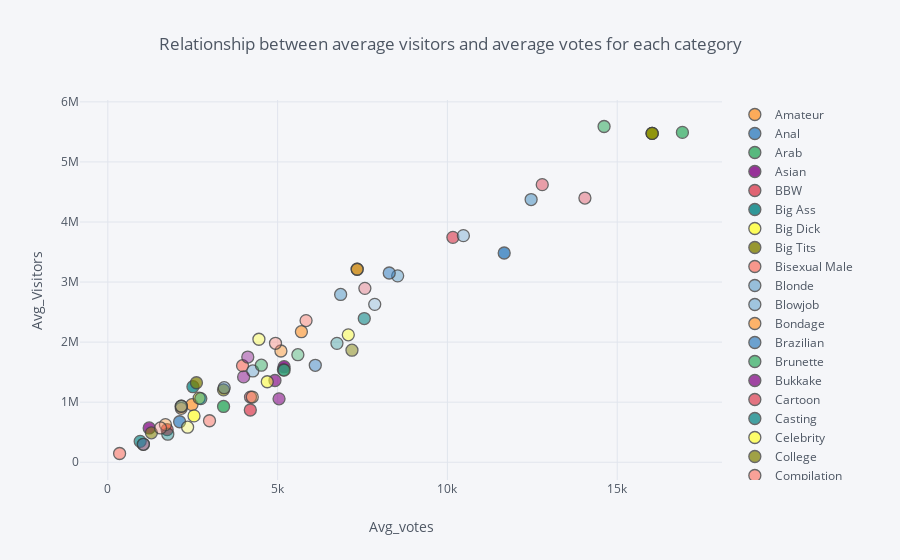

Notebook code for this chart:
### Markdown cell above
Podemos ver que la gran mayoria de categorias están valoradas entre 79 y 80 sobre 100. Ademas ninguna menos de 69/100 ni más de 82/100. Esto nos permite ver que la valoración media de los videos de las categorias no es un factor muy determinante porque la mayoría tienen valoraciones muy similares.

### Code cell
#Ahora miramos la relacion entre  AVG. Votes y AVG. Visitors mediante un scatter plot:

results_group = results_df.groupby('Category', as_index=False).agg({'Avg_votes':'mean','Avg_Visitors':'mean'})

results_group.iplot(x='Avg_votes', y='Avg_Visitors', xTitle='Avg_votes', yTitle='Avg_Visitors', categories='Category',
           title='Relationship between average visitors and average votes for each category')

### Figure 1 — Plotly figure (JSON) as saved in the notebook; plotly's stock layout.template omitted (floating-point values rounded to 4 significant figures)
{"data": [{"marker": {"color": "rgba(255, 153, 51, 1.0)", "line": {"width": 1.3}, "opacity": 0.8, "size": 12, "symbol": "circle"}, "mode": "markers", "name": "Amateur", "textfont": {"color": "#4D5663"}, "type": "scatter", "uid": "288099a4-4e10-4314-91a5-611017eb5953", "x": [7343.0], "y": [3213000.0]}, {"marker": {"color": "rgba(55, 128, 191, 1.0)", "line": {"width": 1.3}, "opacity": 0.8, "size": 12, "symbol": "circle"}, "mode": "markers", "name": "Anal", "textfont": {"color": "#4D5663"}, "type": "scatter", "uid": "e5e335c1-e2db-4545-96ee-53e98195dcfb", "x": [11670.0], "y": [3484000.0]}, {"marker": {"color": "rgba(50, 171, 96, 1.0)", "line": {"width": 1.3}, "opacity": 0.8, "size": 12, "symbol": "circle"}, "mode": "markers", "name": "Arab", "textfont": {"color": "#4D5663"}, "type": "scatter", "uid": "4820af1f-2209-4005-b1be-a4b14fa8ef32", "x": [3409.0], "y": [928700.0]}, {"marker": {"color": "rgba(128, 0, 128, 1.0)", "line": {"width": 1.3}, "opacity": 0.8, "size": 12, "symbol": "circle"}, "mode": "markers", "name": "Asian", "textfont": {"color": "#4D5663"}, "type": "scatter", "uid": "74ab32b5-780f-45dc-bf34-a9b0c265ff41", "x": [5191.0], "y": [1590000.0]}, {"marker": {"color": "rgba(219, 64, 82, 1.0)", "line": {"width": 1.3}, "opacity": 0.8, "size": 12, "symbol": "circle"}, "mode": "markers", "name": "BBW", "textfont": {"color": "#4D5663"}, "type": "scatter", "uid": "63858d1d-8b5c-4295-bdda-eafaff8090bd", "x": [1748.0], "y": [542500.0]}, {"marker": {"color": "rgba(0, 128, 128, 1.0)", "line": {"width": 1.3}, "opacity": 0.8, "size": 12, "symbol": "circle"}, "mode": "markers", "name": "Big Ass", "textfont": {"color": "#4D5663"}, "type": "scatter", "uid": "bcf0fee4-e361-4c1d-9d9c-612ea687683d", "x": [16030.0], "y": [5475000.0]}, {"marker": {"color": "rgba(255, 255, 51, 1.0)", "line": {"width": 1.3}, "opacity": 0.8, "size": 12, "symbol": "circle"}, "mode": "markers", "name": "Big Dick", "textfont": {"color": "#4D5663"}, "type": "scatter", "uid": "9fbdb28c-f5a8-4107-acdb-e0a44ab2fdee", "x": [16030.0], "y": [5475000.0]}, {"marker": {"color": "rgba(128, 128, 0, 1.0)", "line": {"width": 1.3}, "opacity": 0.8, "size": 12, "symbol": "circle"}, "mode": "markers", "name": "Big Tits", "textfont": {"color": "#4D5663"}, "type": "scatter", "uid": "8aa2d407-c8fd-4ff1-8193-24c5c41a35a2", "x": [16030.0], "y": [5475000.0]}, {"marker": {"color": "rgba(251, 128, 114, 1.0)", "line": {"width": 1.3}, "opacity": 0.8, "size": 12, "symbol": "circle"}, "mode": "markers", "name": "Bisexual Male", "textfont": {"color": "#4D5663"}, "type": "scatter", "uid": "aa50187f-b6f9-4957-a42e-d73129c0cbe2", "x": [1047.0], "y": [298600.0]}, {"marker": {"color": "rgba(128, 177, 211, 1.0)", "line": {"width": 1.3}, "opacity": 0.8, "size": 12, "symbol": "circle"}, "mode": "markers", "name": "Blonde", "textfont": {"color": "#4D5663"}, "type": "scatter", "uid": "2e741c56-babc-4aeb-93d6-4dcda8385573", "x": [12460.0], "y": [4374000.0]}, {"marker": {"color": "rgba(128, 177, 211, 0.8999999999999999)", "line": {"width": 1.3}, "opacity": 0.8, "size": 12, "symbol": "circle"}, "mode": "markers", "name": "Blowjob", "textfont": {"color": "#4D5663"}, "type": "scatter", "uid": "a268e56c-618b-40a5-b8a1-651032dd57f0", "x": [6856.0], "y": [2794000.0]}, {"marker": {"color": "rgba(255, 153, 51, 0.8999999999999999)", "line": {"width": 1.3}, "opacity": 0.8, "size": 12, "symbol": "circle"}, "mode": "markers", "name": "Bondage", "textfont": {"color": "#4D5663"}, "type": "scatter", "uid": "bfdd06fb-4fb1-4191-9346-1e3c845dae96", "x": [2479.0], "y": [959100.0]}, {"marker": {"color": "rgba(55, 128, 191, 0.8999999999999999)", "line": {"width": 1.3}, "opacity": 0.8, "size": 12, "symbol": "circle"}, "mode": "markers", "name": "Brazilian", "textfont": {"color": "#4D5663"}, "type": "scatter", "uid": "e7ce7c87-9265-4766-a50d-ef496103fba4", "x": [2115.0], "y": [674300.0]}, {"marker": {"color": "rgba(50, 171, 96, 0.8999999999999999)", "line": {"width": 1.3}, "opacity": 0.8, "size": 12, "symbol": "circle"}, "mode": "markers", "name": "Brunette", "textfont": {"color": "#4D5663"}, "type": "scatter", "uid": "149274fb-c28f-434a-96a9-cc85f39835ff", "x": [16920.0], "y": [5492000.0]}, {"marker": {"color": "rgba(128, 0, 128, 0.8999999999999999)", "line": {"width": 1.3}, "opacity": 0.8, "size": 12, "symbol": "circle"}, "mode": "markers", "name": "Bukkake", "textfont": {"color": "#4D5663"}, "type": "scatter", "uid": "7c96d3e6-d1ec-4e94-87fc-ad10fdfed23d", "x": [1218.0], "y": [570400.0]}, {"marker": {"color": "rgba(219, 64, 82, 0.8999999999999999)", "line": {"width": 1.3}, "opacity": 0.8, "size": 12, "symbol": "circle"}, "mode": "markers", "name": "Cartoon", "textfont": {"color": "#4D5663"}, "type": "scatter", "uid": "445a111a-ebc6-4087-ba26-218628a319cd", "x": [4196.0], "y": [869700.0]}, {"marker": {"color": "rgba(0, 128, 128, 0.8999999999999999)", "line": {"width": 1.3}, "opacity": 0.8, "size": 12, "symbol": "circle"}, "mode": "markers", "name": "Casting", "textfont": {"color": "#4D5663"}, "type": "scatter", "uid": "533421f0-9150-4b79-bb61-bc7d9c97a7da", "x": [2507.0], "y": [1258000.0]}, {"marker": {"color": "rgba(255, 255, 51, 0.8999999999999999)", "line": {"width": 1.3}, "opacity": 0.8, "size": 12, "symbol": "circle"}, "mode": "markers", "name": "Celebrity", "textfont": {"color": "#4D5663"}, "type": "scatter", "uid": "8e2e3f08-cb72-42e0-92ec-b66494acc1c6", "x": [2539.0], "y": [771300.0]}, {"marker": {"color": "rgba(128, 128, 0, 0.8999999999999999)", "line": {"width": 1.3}, "opacity": 0.8, "size": 12, "symbol": "circle"}, "mode": "markers", "name": "College", "textfont": {"color": "#4D5663"}, "type": "scatter", "uid": "33b18918-0423-40da-bce1-b3b4facb19b4", "x": [2610.0], "y": [1324000.0]}, {"marker": {"color": "rgba(251, 128, 114, 0.8999999999999999)", "line": {"width": 1.3}, "opacity": 0.8, "size": 12, "symbol": "circle"}, "mode": "markers", "name": "Compilation", "textfont": {"color": "#4D5663"}, "type": "scatter", "uid": "5280d690-0e87-4360-ab50-7e9158940587", "x": [3968.0], "y": [1608000.0]}, {"marker": {"color": "rgba(251, 128, 114, 0.7999999999999998)", "line": {"width": 1.3}, "opacity": 0.8, "size": 12, "symbol": "circle"}, "mode": "markers", "name": "Cosplay", "textfont": {"color": "#4D5663"}, "type": "scatter", "uid": "74a853e3-f824-4f75-8f7b-44ef078a978e", "x": [347.4], "y": [145300.0]}, {"marker": {"color": "rgba(128, 177, 211, 0.7999999999999998)", "line": {"width": 1.3}, "opacity": 0.8, "size": 12, "symbol": "circle"}, "mode": "markers", "name": "Creampie", "textfont": {"color": "#4D5663"}, "type": "scatter", "uid": "38799631-6476-428e-a3ac-560c4225959a", "x": [8535.0], "y": [3103000.0]}, {"marker": {"color": "rgba(255, 153, 51, 0.7999999999999998)", "line": {"width": 1.3}, "opacity": 0.8, "size": 12, "symbol": "circle"}, "mode": "markers", "name": "Cumshot", "textfont": {"color": "#4D5663"}, "type": "scatter", "uid": "d264faad-089b-4ae9-abdd-6a9d827c8a51", "x": [5700.0], "y": [2174000.0]}, {"marker": {"color": "rgba(55, 128, 191, 0.7999999999999998)", "line": {"width": 1.3}, "opacity": 0.8, "size": 12, "symbol": "circle"}, "mode": "markers", "name": "Double Penetration", "textfont": {"color": "#4D5663"}, "type": "scatter", "uid": "9e982af9-455e-4691-9f29-11736dfe10e5", "x": [5170.0], "y": [1539000.0]}, {"marker": {"color": "rgba(50, 171, 96, 0.7999999999999998)", "line": {"width": 1.3}, "opacity": 0.8, "size": 12, "symbol": "circle"}, "mode": "markers", "name": "Ebony", "textfont": {"color": "#4D5663"}, "type": "scatter", "uid": "535d5ad6-f193-4756-a74d-9cdf88b9f38b", "x": [5193.0], "y": [1534000.0]}, {"marker": {"color": "rgba(128, 0, 128, 0.7999999999999998)", "line": {"width": 1.3}, "opacity": 0.8, "size": 12, "symbol": "circle"}, "mode": "markers", "name": "European", "textfont": {"color": "#4D5663"}, "type": "scatter", "uid": "3b7cb316-bacd-4e13-9f74-e2da005eb9ed", "x": [4922.0], "y": [1361000.0]}, {"marker": {"color": "rgba(219, 64, 82, 0.7999999999999998)", "line": {"width": 1.3}, "opacity": 0.8, "size": 12, "symbol": "circle"}, "mode": "markers", "name": "Facials", "textfont": {"color": "#4D5663"}, "type": "scatter", "uid": "93acdb7f-7a82-4919-aa3d-d4c30588e995", "x": [10160.0], "y": [3744000.0]}, {"marker": {"color": "rgba(0, 128, 128, 0.7999999999999998)", "line": {"width": 1.3}, "opacity": 0.8, "size": 12, "symbol": "circle"}, "mode": "markers", "name": "Feet", "textfont": {"color": "#4D5663"}, "type": "scatter", "uid": "3222b7ff-c85f-431c-8657-0de01f27eab9", "x": [953.5], "y": [347600.0]}, {"marker": {"color": "rgba(255, 255, 51, 0.7999999999999998)", "line": {"width": 1.3}, "opacity": 0.8, "size": 12, "symbol": "circle"}, "mode": "markers", "name": "Female Orgasm", "textfont": {"color": "#4D5663"}, "type": "scatter", "uid": "74933b4c-35e2-473a-b04e-5b6e4e6782a4", "x": [2691.0], "y": [1068000.0]}, {"marker": {"color": "rgba(128, 128, 0, 0.7999999999999998)", "line": {"width": 1.3}, "opacity": 0.8, "size": 12, "symbol": "circle"}, "mode": "markers", "name": "Fetish", "textfont": {"color": "#4D5663"}, "type": "scatter", "uid": "34a8eccf-ce55-4d42-ba71-7280b5c8a411", "x": [3407.0], "y": [1205000.0]}, {"marker": {"color": "rgba(128, 128, 0, 0.7)", "line": {"width": 1.3}, "opacity": 0.8, "size": 12, "symbol": "circle"}, "mode": "markers", "name": "French", "textfont": {"color": "#4D5663"}, "type": "scatter", "uid": "2f67f3f8-ada1-4d84-883e-73776aecd6a2", "x": [1284.0], "y": [489300.0]}, {"marker": {"color": "rgba(251, 128, 114, 0.7)", "line": {"width": 1.3}, "opacity": 0.8, "size": 12, "symbol": "circle"}, "mode": "markers", "name": "Funny", "textfont": {"color": "#4D5663"}, "type": "scatter", "uid": "9cb5ed05-73ab-4156-82d9-79e8338f2374", "x": [2995.0], "y": [691000.0]}, {"marker": {"color": "rgba(128, 177, 211, 0.7)", "line": {"width": 1.3}, "opacity": 0.8, "size": 12, "symbol": "circle"}, "mode": "markers", "name": "Gangbang", "textfont": {"color": "#4D5663"}, "type": "scatter", "uid": "c785ec8a-98d3-43c9-a035-4574afaf0528", "x": [4270.0], "y": [1520000.0]}, {"marker": {"color": "rgba(255, 153, 51, 0.7)", "line": {"width": 1.3}, "opacity": 0.8, "size": 12, "symbol": "circle"}, "mode": "markers", "name": "German", "textfont": {"color": "#4D5663"}, "type": "scatter", "uid": "517e250d-4683-4283-9ded-6cd2b355deea", "x": [2163.0], "y": [898000.0]}, {"marker": {"color": "rgba(55, 128, 191, 0.7)", "line": {"width": 1.3}, "opacity": 0.8, "size": 12, "symbol": "circle"}, "mode": "markers", "name": "Group", "textfont": {"color": "#4D5663"}, "type": "scatter", "uid": "e4bf5976-e0c9-4986-b1f3-dd25d98741a9", "x": [8287.0], "y": [3151000.0]}, {"marker": {"color": "rgba(50, 171, 96, 0.7)", "line": {"width": 1.3}, "opacity": 0.8, "size": 12, "symbol": "circle"}, "mode": "markers", "name": "HD", "textfont": {"color": "#4D5663"}, "type": "scatter", "uid": "46bed4e6-d716-4307-8f0f-a506a44814cc", "x": [14610.0], "y": [5590000.0]}, {"marker": {"color": "rgba(128, 0, 128, 0.7)", "line": {"width": 1.3}, "opacity": 0.8, "size": 12, "symbol": "circle"}, "mode": "markers", "name": "Hentai", "textfont": {"color": "#4D5663"}, "type": "scatter", "uid": "8e45b188-3bfd-44f3-b3c1-635bdf6ee0ae", "x": [5042.0], "y": [1056000.0]}, {"marker": {"color": "rgba(219, 64, 82, 0.7)", "line": {"width": 1.3}, "opacity": 0.8, "size": 12, "symbol": "circle"}, "mode": "markers", "name": "Indian", "textfont": {"color": "#4D5663"}, "type": "scatter", "uid": "9c56eee9-2846-41d0-9d38-c16c61e5ff30", "x": [4202.0], "y": [1085000.0]}, {"marker": {"color": "rgba(0, 128, 128, 0.7)", "line": {"width": 1.3}, "opacity": 0.8, "size": 12, "symbol": "circle"}, "mode": "markers", "name": "Interracial", "textfont": {"color": "#4D5663"}, "type": "scatter", "uid": "9d04f940-2b41-4005-92ae-a045fe61a374", "x": [7552.0], "y": [2393000.0]}, {"marker": {"color": "rgba(255, 255, 51, 0.7)", "line": {"width": 1.3}, "opacity": 0.8, "size": 12, "symbol": "circle"}, "mode": "markers", "name": "Japanese", "textfont": {"color": "#4D5663"}, "type": "scatter", "uid": "56389b0e-985f-4a26-ac40-8a2c80705f00", "x": [4696.0], "y": [1340000.0]}, {"marker": {"color": "rgba(255, 255, 51, 0.5999999999999999)", "line": {"width": 1.3}, "opacity": 0.8, "size": 12, "symbol": "circle"}, "mode": "markers", "name": "Latina", "textfont": {"color": "#4D5663"}, "type": "scatter", "uid": "312d7ff3-d4f8-48ef-a2cb-c71d25acb32a", "x": [7082.0], "y": [2121000.0]}, {"marker": {"color": "rgba(128, 128, 0, 0.5999999999999999)", "line": {"width": 1.3}, "opacity": 0.8, "size": 12, "symbol": "circle"}, "mode": "markers", "name": "Lesbian", "textfont": {"color": "#4D5663"}, "type": "scatter", "uid": "eb1418d3-e560-450c-a0f7-e7ea65bedf36", "x": [7190.0], "y": [1865000.0]}, {"marker": {"color": "rgba(251, 128, 114, 0.5999999999999999)", "line": {"width": 1.3}, "opacity": 0.8, "size": 12, "symbol": "circle"}, "mode": "markers", "name": "Lingerie", "textfont": {"color": "#4D5663"}, "type": "scatter", "uid": "1479d1c4-f622-4daa-829a-06f24b833dfb", "x": [5838.0], "y": [2359000.0]}, {"marker": {"color": "rgba(128, 177, 211, 0.5999999999999999)", "line": {"width": 1.3}, "opacity": 0.8, "size": 12, "symbol": "circle"}, "mode": "markers", "name": "MILF", "textfont": {"color": "#4D5663"}, "type": "scatter", "uid": "7fd67249-66a5-46fa-80ee-06c3100cac37", "x": [10470.0], "y": [3773000.0]}, {"marker": {"color": "rgba(255, 153, 51, 0.5999999999999999)", "line": {"width": 1.3}, "opacity": 0.8, "size": 12, "symbol": "circle"}, "mode": "markers", "name": "Massage", "textfont": {"color": "#4D5663"}, "type": "scatter", "uid": "bc078314-9d0c-4743-be0a-7f46c82557e1", "x": [5098.0], "y": [1852000.0]}, {"marker": {"color": "rgba(55, 128, 191, 0.5999999999999999)", "line": {"width": 1.3}, "opacity": 0.8, "size": 12, "symbol": "circle"}, "mode": "markers", "name": "Masturbation", "textfont": {"color": "#4D5663"}, "type": "scatter", "uid": "ebe74536-98f8-48c9-bf49-a9eed32edf34", "x": [6109.0], "y": [1614000.0]}, {"marker": {"color": "rgba(50, 171, 96, 0.5999999999999999)", "line": {"width": 1.3}, "opacity": 0.8, "size": 12, "symbol": "circle"}, "mode": "markers", "name": "Mature", "textfont": {"color": "#4D5663"}, "type": "scatter", "uid": "06475d34-fa16-4ef1-b396-f9b0d8b0a3c7", "x": [4522.0], "y": [1615000.0]}, {"marker": {"color": "rgba(128, 0, 128, 0.5999999999999999)", "line": {"width": 1.3}, "opacity": 0.8, "size": 12, "symbol": "circle"}, "mode": "markers", "name": "Orgy", "textfont": {"color": "#4D5663"}, "type": "scatter", "uid": "db92df05-169b-4348-94c2-4fa28eff30a8", "x": [3999.0], "y": [1421000.0]}, {"marker": {"color": "rgba(219, 64, 82, 0.5999999999999999)", "line": {"width": 1.3}, "opacity": 0.8, "size": 12, "symbol": "circle"}, "mode": "markers", "name": "POV", "textfont": {"color": "#4D5663"}, "type": "scatter", "uid": "a17425b1-8156-4443-90c7-c7651ae6ff1b", "x": [12790.0], "y": [4622000.0]}, {"marker": {"color": "rgba(0, 128, 128, 0.5999999999999999)", "line": {"width": 1.3}, "opacity": 0.8, "size": 12, "symbol": "circle"}, "mode": "markers", "name": "Party", "textfont": {"color": "#4D5663"}, "type": "scatter", "uid": "504860fd-6599-489b-83d8-bc4d74bc4b67", "x": [2739.0], "y": [1059000.0]}, {"marker": {"color": "rgba(0, 128, 128, 0.49999999999999983)", "line": {"width": 1.3}, "opacity": 0.8, "size": 12, "symbol": "circle"}, "mode": "markers", "name": "Pissing", "textfont": {"color": "#4D5663"}, "type": "scatter", "uid": "325c0a82-d93f-458c-8c33-0f59d4c3ec13", "x": [1766.0], "y": [467000.0]}, {"marker": {"color": "rgba(255, 255, 51, 0.49999999999999983)", "line": {"width": 1.3}, "opacity": 0.8, "size": 12, "symbol": "circle"}, "mode": "markers", "name": "Public", "textfont": {"color": "#4D5663"}, "type": "scatter", "uid": "654555c7-19f8-493d-9c8a-01666f99b26d", "x": [4449.0], "y": [2048000.0]}, {"marker": {"color": "rgba(128, 128, 0, 0.49999999999999983)", "line": {"width": 1.3}, "opacity": 0.8, "size": 12, "symbol": "circle"}, "mode": "markers", "name": "Reality", "textfont": {"color": "#4D5663"}, "type": "scatter", "uid": "6919e04e-103b-4af8-8d72-6be2947c3df5", "x": [2165.0], "y": [932200.0]}, {"marker": {"color": "rgba(251, 128, 114, 0.49999999999999983)", "line": {"width": 1.3}, "opacity": 0.8, "size": 12, "symbol": "circle"}, "mode": "markers", "name": "Redhead", "textfont": {"color": "#4D5663"}, "type": "scatter", "uid": "98676b6b-ef03-4336-8671-ba283bf5360e", "x": [4938.0], "y": [1981000.0]}, {"marker": {"color": "rgba(128, 177, 211, 0.49999999999999983)", "line": {"width": 1.3}, "opacity": 0.8, "size": 12, "symbol": "circle"}, "mode": "markers", "name": "Romantic", "textfont": {"color": "#4D5663"}, "type": "scatter", "uid": "6bb81dcd-557b-442a-aa74-5103dc65ac19", "x": [7860.0], "y": [2629000.0]}, {"marker": {"color": "rgba(255, 153, 51, 0.49999999999999983)", "line": {"width": 1.3}, "opacity": 0.8, "size": 12, "symbol": "circle"}, "mode": "markers", "name": "Rough", "textfont": {"color": "#4D5663"}, "type": "scatter", "uid": "344c199b-bf9d-412c-8478-bb1825047fd9", "x": [1697.0], "y": [626000.0]}, {"marker": {"color": "rgba(55, 128, 191, 0.49999999999999983)", "line": {"width": 1.3}, "opacity": 0.8, "size": 12, "symbol": "circle"}, "mode": "markers", "name": "Solo Male", "textfont": {"color": "#4D5663"}, "type": "scatter", "uid": "5233ba06-3308-435a-af43-499de5de809e", "x": [1047.0], "y": [298600.0]}, {"marker": {"color": "rgba(50, 171, 96, 0.49999999999999983)", "line": {"width": 1.3}, "opacity": 0.8, "size": 12, "symbol": "circle"}, "mode": "markers", "name": "Squirting", "textfont": {"color": "#4D5663"}, "type": "scatter", "uid": "3c64e0b3-03a2-4ef7-bb0f-349ee5c8f990", "x": [5597.0], "y": [1791000.0]}, {"marker": {"color": "rgba(128, 0, 128, 0.49999999999999983)", "line": {"width": 1.3}, "opacity": 0.8, "size": 12, "symbol": "circle"}, "mode": "markers", "name": "Step Fantasy", "textfont": {"color": "#4D5663"}, "type": "scatter", "uid": "44780276-83e8-4c44-a0aa-68a08d6f7a56", "x": [4122.0], "y": [1751000.0]}, {"marker": {"color": "rgba(219, 64, 82, 0.49999999999999983)", "line": {"width": 1.3}, "opacity": 0.8, "size": 12, "symbol": "circle"}, "mode": "markers", "name": "Teens", "textfont": {"color": "#4D5663"}, "type": "scatter", "uid": "2e2e7354-6f92-4558-bab1-4ac668430f67", "x": [14050.0], "y": [4399000.0]}, {"marker": {"color": "rgba(219, 64, 82, 0.39999999999999974)", "line": {"width": 1.3}, "opacity": 0.8, "size": 12, "symbol": "circle"}, "mode": "markers", "name": "Threesome", "textfont": {"color": "#4D5663"}, "type": "scatter", "uid": "2419d019-522a-485f-822c-fa38aad7f59d", "x": [7570.0], "y": [2895000.0]}, {"marker": {"color": "rgba(0, 128, 128, 0.39999999999999974)", "line": {"width": 1.3}, "opacity": 0.8, "size": 12, "symbol": "circle"}, "mode": "markers", "name": "Toys", "textfont": {"color": "#4D5663"}, "type": "scatter", "uid": "77a40d69-89f5-4260-8813-eb6e6c082cd4", "x": [6747.0], "y": [1979000.0]}, {"marker": {"color": "rgba(255, 255, 51, 0.39999999999999974)", "line": {"width": 1.3}, "opacity": 0.8, "size": 12, "symbol": "circle"}, "mode": "markers", "name": "Transgender", "textfont": {"color": "#4D5663"}, "type": "scatter", "uid": "77e3389a-6d38-484d-8e36-bd817664c8fe", "x": [2350.0], "y": [583400.0]}, {"marker": {"color": "rgba(128, 128, 0, 0.39999999999999974)", "line": {"width": 1.3}, "opacity": 0.8, "size": 12, "symbol": "circle"}, "mode": "markers", "name": "Verified Amateurs", "textfont": {"color": "#4D5663"}, "type": "scatter", "uid": "540460a0-2fb8-414f-b4a3-162d749cf673", "x": [7343.0], "y": [3213000.0]}, {"marker": {"color": "rgba(251, 128, 114, 0.39999999999999974)", "line": {"width": 1.3}, "opacity": 0.8, "size": 12, "symbol": "circle"}, "mode": "markers", "name": "Vintage", "textfont": {"color": "#4D5663"}, "type": "scatter", "uid": "b3f1473f-5ec8-4c63-b222-4906670593fa", "x": [1553.0], "y": [571100.0]}, {"marker": {"color": "rgba(128, 177, 211, 0.39999999999999974)", "line": {"width": 1.3}, "opacity": 0.8, "size": 12, "symbol": "circle"}, "mode": "markers", "name": "Virtual Reality", "textfont": {"color": "#4D5663"}, "type": "scatter", "uid": "b176a8c6-200d-43e9-ad87-65d715b0a22f", "x": [2165.0], "y": [932200.0]}, {"marker": {"color": "rgba(255, 153, 51, 0.39999999999999974)", "line": {"width": 1.3}, "opacity": 0.8, "size": 12, "symbol": "circle"}, "mode": "markers", "name": "Webcam", "textfont": {"color": "#4D5663"}, "type": "scatter", "uid": "57edfa73-61c0-48b9-bcfe-f3044f768d87", "x": [4254.0], "y": [1085000.0]}, {"marker": {"color": "rgba(55, 128, 191, 0.39999999999999974)", "line": {"width": 1.3}, "opacity": 0.8, "size": 12, "symbol": "circle"}, "mode": "markers", "name": "Young and Old", "textfont": {"color": "#4D5663"}, "type": "scatter", "uid": "c49b1678-4d8b-4b20-bdf3-a3e510584747", "x": [3427.0], "y": [1241000.0]}], "layout": {"legend": {"bgcolor": "#F5F6F9", "font": {"color": "#4D5663"}}, "paper_bgcolor": "#F5F6F9", "plot_bgcolor": "#F5F6F9", "title": {"font": {"color": "#4D5663"}, "text": "Relationship between average visitors and average votes for each category"}, "xaxis": {"gridcolor": "#E1E5ED", "showgrid": true, "tickfont": {"color": "#4D5663"}, "title": {"font": {"color": "#4D5663"}, "text": "Avg_votes"}, "zerolinecolor": "#E1E5ED"}, "yaxis": {"gridcolor": "#E1E5ED", "showgrid": true, "tickfont": {"color": "#4D5663"}, "title": {"font": {"color": "#4D5663"}, "text": "Avg_Visitors"}, "zerolinecolor": "#E1E5ED"}}}
